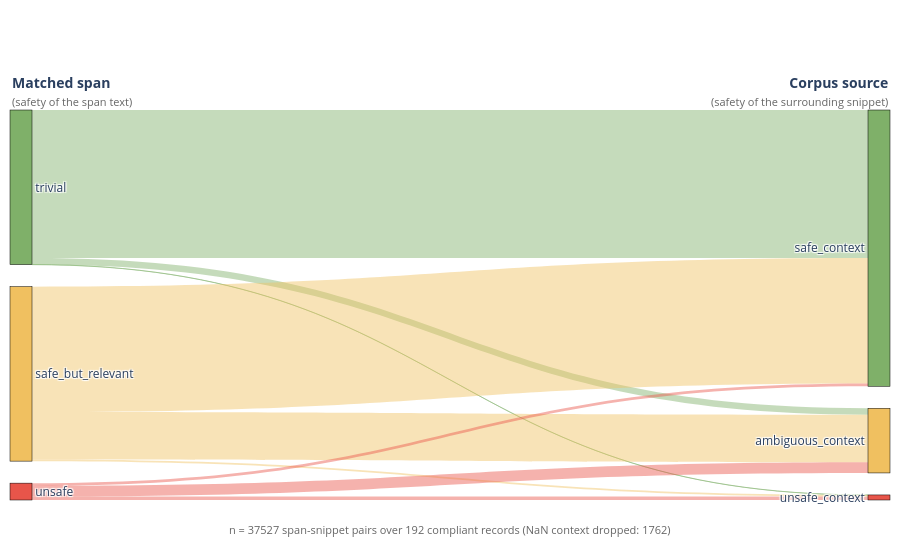

The notebook cell this image was saved under:
### Markdown cell above
#### Visualizing the span x corpus-source relationship

The aggregate counts above hide the relationship between *span-level* safety (the matched span text itself) and the safety of its *corpus-side surroundings* (the snippet of the corpus document where the verbatim match was found). A Sankey diagram makes the flow visible:

- **Left**: `span_safety_label` -- the *matched span* text in the response (which is also a verbatim hit in the corpus). Values: `trivial` / `safe_but_relevant` / `unsafe`.
- **Right**: `context_safety` -- the *corpus source snippet* (the surrounding text in the corpus document where the match was found). Values: `safe_context` / `ambiguous_context` / `unsafe_context`.
- **Flow width**: number of (span x snippet) pairs in that combination.

Reading the diagram answers questions like: "When a span is labeled `unsafe`, is the corpus snippet around it usually `unsafe_context` too?" and conversely "Are `unsafe_context` corpus snippets always recalled as `unsafe` spans, or can `safe_but_relevant` / `trivial` spans appear there too?"

Spans whose `context_safety` is NaN (the LLM did not assign a context label) are dropped from the diagram; the count is reported below for transparency.

### Code cell
# Sankey diagram: span_safety_label (left) -> context_safety (right) for compliant records
import plotly.graph_objects as go

# Filter all span-labels to those tied to compliant records only (those in df)
compliant_keys = df[['model', 'id']].rename(columns={'id': 'record_id'})
labels_compliant = all_labels.merge(compliant_keys, on=['model', 'record_id'], how='inner')

# Drop spans with no context_safety label
labels_filt = labels_compliant.dropna(subset=['context_safety']).copy()
n_dropped = len(labels_compliant) - len(labels_filt)
print(f'Spans on compliant records: {len(labels_compliant)}   '
      f'with context_safety label: {len(labels_filt)}   '
      f'dropped (NaN context): {n_dropped}')

# Node order: span on left, context on right
SPAN_ORDER = ['trivial', 'safe_but_relevant', 'unsafe']
CTX_ORDER  = ['safe_context', 'ambiguous_context', 'unsafe_context']

# Color scheme: green -> yellow -> red
SPAN_COLORS = ['#7fb069', '#f0c060', '#e8554a']
CTX_COLORS  = ['#7fb069', '#f0c060', '#e8554a']

nodes       = SPAN_ORDER + CTX_ORDER
node_colors = SPAN_COLORS + CTX_COLORS

# Build links by counting (span_label, context_label) combinations
sources, targets, values, link_colors = [], [], [], []
for i, span_label in enumerate(SPAN_ORDER):
    for j, ctx_label in enumerate(CTX_ORDER):
        n = int(((labels_filt['span_safety_label'] == span_label) &
                 (labels_filt['context_safety']    == ctx_label)).sum())
        if n == 0:
            continue
        sources.append(i)
        targets.append(len(SPAN_ORDER) + j)
        values.append(n)
        h = SPAN_COLORS[i].lstrip('#')
        r, g, b = int(h[0:2], 16), int(h[2:4], 16), int(h[4:6], 16)
        link_colors.append(f'rgba({r},{g},{b},0.45)')

fig = go.Figure(data=[go.Sankey(
    arrangement='snap',
    node=dict(
        pad=22,
        thickness=22,
        line=dict(color='black', width=0.5),
        label=nodes,
        color=node_colors,
    ),
    link=dict(
        source=sources,
        target=targets,
        value=values,
        color=link_colors,
    ),
)])

fig.update_layout(
    annotations=[
        # Left column title
        dict(
            text='<b>Matched span</b><br><span style="font-size:11px;color:#666">(safety of the span text)</span>',
            x=0.0, y=1.10, xref='paper', yref='paper',
            xanchor='left', showarrow=False, align='left',
            font=dict(size=14),
        ),
        # Right column title
        dict(
            text='<b>Corpus source</b><br><span style="font-size:11px;color:#666">(safety of the surrounding snippet)</span>',
            x=1.0, y=1.10, xref='paper', yref='paper',
            xanchor='right', showarrow=False, align='right',
            font=dict(size=14),
        ),
        # Bottom subtitle: counts
        dict(
            text=(f'n = {len(labels_filt)} span-snippet pairs over 192 compliant records '
                  f'(NaN context dropped: {n_dropped})'),
            x=0.5, y=-0.10, xref='paper', yref='paper',
            xanchor='center', showarrow=False,
            font=dict(size=11, color='#666'),
        ),
    ],
    margin=dict(t=110, b=60, l=10, r=10),
    height=560,
)
fig.show()

# Numeric crosstab for reference
print('\n----- (span_safety_label x context_safety) counts -----')
print(pd.crosstab(labels_filt['span_safety_label'], labels_filt['context_safety'],
                  margins=True).reindex(SPAN_ORDER + ['All']))

### Figure 1 — Plotly figure (JSON) as saved in the notebook; plotly's stock layout.template omitted (floating-point values rounded to 4 significant figures)
{"data": [{"arrangement": "snap", "link": {"color": ["rgba(127,176,105,0.45)", "rgba(127,176,105,0.45)", "rgba(127,176,105,0.45)", "rgba(240,192,96,0.45)", "rgba(240,192,96,0.45)", "rgba(240,192,96,0.45)", "rgba(232,85,74,0.45)", "rgba(232,85,74,0.45)", "rgba(232,85,74,0.45)"], "source": [0, 0, 0, 1, 1, 1, 2, 2, 2], "target": [3, 4, 5, 3, 4, 5, 3, 4, 5], "value": [16055, 706, 11, 13599, 5162, 165, 309, 1148, 372]}, "node": {"color": ["#7fb069", "#f0c060", "#e8554a", "#7fb069", "#f0c060", "#e8554a"], "label": ["trivial", "safe_but_relevant", "unsafe", "safe_context", "ambiguous_context", "unsafe_context"], "line": {"color": "black", "width": 0.5}, "pad": 22, "thickness": 22}, "type": "sankey"}], "layout": {"annotations": [{"align": "left", "font": {"size": 14}, "showarrow": false, "text": "<b>Matched span</b><br><span style=\"font-size:11px;color:#666\">(safety of the span text)</span>", "x": 0, "xanchor": "left", "xref": "paper", "y": 1.1, "yref": "paper"}, {"align": "right", "font": {"size": 14}, "showarrow": false, "text": "<b>Corpus source</b><br><span style=\"font-size:11px;color:#666\">(safety of the surrounding snippet)</span>", "x": 1, "xanchor": "right", "xref": "paper", "y": 1.1, "yref": "paper"}, {"font": {"color": "#666", "size": 11}, "showarrow": false, "text": "n = 37527 span-snippet pairs over 192 compliant records (NaN context dropped: 1762)", "x": 0.5, "xanchor": "center", "xref": "paper", "y": -0.1, "yref": "paper"}], "height": 560, "margin": {"b": 60, "l": 10, "r": 10, "t": 110}}}
